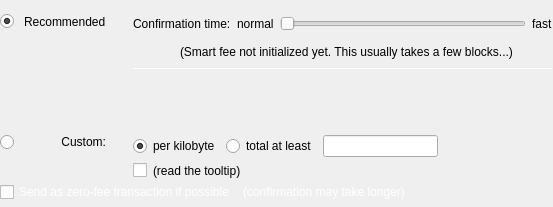
                <widget class="QFrame" name="frameFeeSelection">
                 <layout class="QVBoxLayout" name="verticalLayoutFee12">
                  <property name="spacing">
                   <number>0</number>
                  </property>
                  <property name="leftMargin">
                   <number>0</number>
                  </property>
                  <property name="topMargin">
                   <number>0</number>
                  </property>
                  <property name="rightMargin">
                   <number>0</number>
                  </property>
                  <property name="bottomMargin">
                   <number>0</number>
                  </property>
                  <item>
                   <layout class="QGridLayout" name="gridLayoutFee">
                    <property name="topMargin">
                     <number>10</number>
                    </property>
                    <property name="bottomMargin">
                     <number>4</number>
                    </property>
                    <property name="horizontalSpacing">
                     <number>10</number>
                    </property>
                    <property name="verticalSpacing">
                     <number>4</number>
                    </property>
                    <item row="1" column="2">
                     <widget class="QLabel" name="labelSmartFee">
                      <property name="text">
                       <string/>
                      </property>
                      <property name="margin">
                       <number>2</number>
                      </property>
                     </widget>
                    </item>
                    <item row="2" column="0">
                     <layout class="QVBoxLayout" name="verticalLayoutFee4" stretch="0">
                      <item>
                       <spacer name="verticalSpacer_2">
                        <property name="orientation">
                         <enum>Qt::Vertical</enum>
                        </property>
                        <property name="sizeHint" stdset="0">
                         <size>
                          <width>1</width>
                          <height>1</height>
                         </size>
                        </property>
                       </spacer>
                      </item>
                     </layout>
                    </item>
                    <item row="3" column="0">
                     <layout class="QVBoxLayout" name="verticalLayoutFee9" stretch="0,1">
                      <item>
                       <widget class="QRadioButton" name="radioCustomFee">
                        <property name="text">
                         <string/>
                        </property>
                        <attribute name="buttonGroup">
                         <string notr="true">groupFee</string>
                        </attribute>
                       </widget>
                      </item>
                      <item>
                       <spacer name="verticalSpacer_6">
                        <property name="orientation">
                         <enum>Qt::Vertical</enum>
                        </property>
                        <property name="sizeHint" stdset="0">
                         <size>
                          <width>1</width>
                          <height>1</height>
                         </size>
                        </property>
                       </spacer>
                      </item>
                     </layout>
                    </item>
                    <item row="3" column="1">
                     <widget class="QLabel" name="labelCustomFee">
                      <property name="text">
                       <string>Custom:</string>
                      </property>
                      <property name="alignment">
                       <set>Qt::AlignRight|Qt::AlignTop|Qt::AlignTrailing</set>
                      </property>
                     </widget>
                    </item>
                    <item row="3" column="4">
                     <layout class="QVBoxLayout" name="verticalLayoutFee8">
                      <property name="spacing">
                       <number>6</number>
                      </property>
                      <item>
                       <layout class="QHBoxLayout" name="horizontalLayoutFee13">
                        <item>
                         <widget class="QRadioButton" name="radioCustomPerKilobyte">
                          <property name="toolTip">
                           <string>If the custom fee is set to 1000 uCLRCs and the transaction is only 250 bytes, then &quot;per kilobyte&quot; only pays 250 uCLRCs in fee,&lt;br /&gt;while &quot;at least&quot; pays 1000 uCLRCs. For transactions bigger than a kilobyte both pay by kilobyte.</string>
                          </property>
                          <property name="text">
                           <string>per kilobyte</string>
                          </property>
                          <property name="checked">
                           <bool>true</bool>
                          </property>
                          <attribute name="buttonGroup">
                           <string notr="true">groupCustomFee</string>
                          </attribute>
                         </widget>
                        </item>
                        <item>
                         <widget class="QRadioButton" name="radioCustomAtLeast">
                          <property name="toolTip">
                           <string>If the custom fee is set to 1000 uCLRCs and the transaction is only 250 bytes, then &quot;per kilobyte&quot; only pays 250 uCLRCs in fee,&lt;br /&gt;while &quot;total at least&quot; pays 1000 uCLRCs. For transactions bigger than a kilobyte both pay by kilobyte.</string>
                          </property>
                          <property name="text">
                           <string>total at least</string>
                          </property>
                          <attribute name="buttonGroup">
                           <string notr="true">groupCustomFee</string>
                          </attribute>
                         </widget>
                        </item>
                        <item>
                         <widget class="BitcoinAmountField" name="customFee"/>
                        </item>
                        <item>
                         <spacer name="horizontalSpacer_6">
                          <property name="orientation">
                           <enum>Qt::Horizontal</enum>
                          </property>
                          <property name="sizeHint" stdset="0">
                           <size>
                            <width>1</width>
                            <height>1</height>
                           </size>
                          </property>
                         </spacer>
                        </item>
                       </layout>
                      </item>
                      <item>
                       <layout class="QHBoxLayout" name="horizontalLayoutFee8">
                        <item>
                         <widget class="QCheckBox" name="checkBoxMinimumFee">
                          <property name="toolTip">
                           <string>Paying only the minimum fee is just fine as long as there is less transaction volume than space in the blocks.&lt;br /&gt;But be aware that this can end up in a never confirming transaction once there is more demand for Caluracoin transactions than the network can process.</string>
                          </property>
                          <property name="text">
                           <string/>
                          </property>
                         </widget>
                        </item>
                        <item>
                         <widget class="QLabel" name="labelMinFeeWarning">
                          <property name="enabled">
                           <bool>true</bool>
                          </property>
                          <property name="toolTip">
                           <string>Paying only the minimum fee is just fine as long as there is less transaction volume than space in the blocks.&lt;br /&gt;But be aware that this can end up in a never confirming transaction once there is more demand for Caluracoin transactions than the network can process.</string>
                          </property>
                          <property name="text">
                           <string>(read the tooltip)</string>
                          </property>
                          <property name="margin">
                           <number>5</number>
                          </property>
                         </widget>
                        </item>
                        <item>
                         <spacer name="horizontalSpacer_2">
                          <property name="orientation">
                           <enum>Qt::Horizontal</enum>
                          </property>
                          <property name="sizeHint" stdset="0">
                           <size>
                            <width>1</width>
                            <height>1</height>
                           </size>
                          </property>
                         </spacer>
                        </item>
                       </layout>
                      </item>
                     </layout>
                    </item>
                    <item row="1" column="1">
                     <widget class="QLabel" name="labelSmartFee_2">
                      <property name="text">
                       <string>Recommended</string>
                      </property>
                     </widget>
                    </item>
                    <item row="0" column="4" rowspan="3">
                     <layout class="QVBoxLayout" name="verticalLayoutFee3" stretch="0,0,0,0,1,0">
                      <property name="spacing">
                       <number>6</number>
                      </property>
                      <property name="topMargin">
                       <number>2</number>
                      </property>
                      <property name="bottomMargin">
                       <number>20</number>
                      </property>
                      <item>
                       <layout class="QHBoxLayout" name="horizontalLayoutFee9">
                        <item>
                         <widget class="QLabel" name="labelSmartFee3">
                          <property name="text">
                           <string>Confirmation time:</string>
                          </property>
                          <property name="margin">
                           <number>2</number>
                          </property>
                         </widget>
                        </item>
                        <item>
                         <widget class="QLabel" name="labelSmartFeeNormal">
                          <property name="text">
                           <string>normal</string>
                          </property>
                          <property name="margin">
                           <number>2</number>
                          </property>
                         </widget>
                        </item>
                        <item>
                         <widget class="QSlider" name="sliderSmartFee">
                          <property name="minimumSize">
                           <size>
                            <width>0</width>
                            <height>24</height>
                           </size>
                          </property>
                          <property name="styleSheet">
                           <string notr="true"/>
                          </property>
                          <property name="minimum">
                           <number>0</number>
                          </property>
                          <property name="maximum">
                           <number>24</number>
                          </property>
                          <property name="pageStep">
                           <number>1</number>
                          </property>
                          <property name="value">
                           <number>0</number>
                          </property>
                          <property name="orientation">
                           <enum>Qt::Horizontal</enum>
                          </property>
                          <property name="invertedAppearance">
                           <bool>false</bool>
                          </property>
                          <property name="invertedControls">
                           <bool>false</bool>
                          </property>
                          <property name="tickPosition">
                           <enum>QSlider::NoTicks</enum>
                          </property>
                         </widget>
                        </item>
                        <item>
                         <widget class="QLabel" name="labelSmartFeeFast">
                          <property name="text">
                           <string>fast</string>
                          </property>
                         </widget>
                        </item>
                       </layout>
                      </item>
                      <item>
                       <layout class="QHBoxLayout" name="horizontalLayout_recommended_texts">
                        <property name="spacing">
                         <number>0</number>
                        </property>
                        <item>
                         <spacer name="horizontalSpacer_8">
                          <property name="orientation">
                           <enum>Qt::Horizontal</enum>
                          </property>
                          <property name="sizeHint" stdset="0">
                           <size>
                            <width>40</width>
                            <height>20</height>
                           </size>
                          </property>
                         </spacer>
                        </item>
                        <item>
                         <widget class="QLabel" name="labelFeeEstimation">
                          <property name="text">
                           <string/>
                          </property>
                          <property name="margin">
                           <number>2</number>
                          </property>
                         </widget>
                        </item>
                        <item>
                         <widget class="QLabel" name="labelSmartFee2">
                          <property name="text">
                           <string>(Smart fee not initialized yet. This usually takes a few blocks...)</string>
                          </property>
                          <property name="alignment">
                           <set>Qt::AlignLeading|Qt::AlignLeft|Qt::AlignVCenter</set>
                          </property>
                          <property name="wordWrap">
                           <bool>false</bool>
                          </property>
                          <property name="margin">
                           <number>2</number>
                          </property>
                          <property name="indent">
                           <number>-1</number>
                          </property>
                         </widget>
                        </item>
                        <item>
                         <spacer name="horizontalSpacer_3">
                          <property name="orientation">
                           <enum>Qt::Horizontal</enum>
                          </property>
                          <property name="sizeHint" stdset="0">
                           <size>
                            <width>40</width>
                            <height>20</height>
                           </size>
                          </property>
                         </spacer>
                        </item>
                       </layout>
                      </item>
                      <item>
                       <widget class="Line" name="line_2">
                        <property name="minimumSize">
                         <size>
                          <width>0</width>
                          <height>1</height>
                         </size>
                        </property>
                        <property name="maximumSize">
                         <size>
                          <width>16777215</width>
                          <height>1</height>
                         </size>
                        </property>
                        <property name="orientation">
                         <enum>Qt::Horizontal</enum>
                        </property>
                       </widget>
                      </item>
                      <item>
                       <layout class="QHBoxLayout" name="horizontalLayoutFee12">
                        <item>
                         <spacer name="horizontalSpacer_5">
                          <property name="orientation">
                           <enum>Qt::Horizontal</enum>
                          </property>
                          <property name="sizeHint" stdset="0">
                           <size>
                            <width>1</width>
                            <height>1</height>
                           </size>
                          </property>
                         </spacer>
                        </item>
                       </layout>
                      </item>
                      <item>
                       <spacer name="verticalSpacer_4">
                        <property name="orientation">
                         <enum>Qt::Vertical</enum>
                        </property>
                        <property name="sizeHint" stdset="0">
                         <size>
                          <width>1</width>
                          <height>1</height>
                         </size>
                        </property>
                       </spacer>
                      </item>
                      <item>
                       <spacer name="verticalSpacer_3">
                        <property name="orientation">
                         <enum>Qt::Vertical</enum>
                        </property>
                        <property name="sizeHint" stdset="0">
                         <size>
                          <width>20</width>
                          <height>40</height>
                         </size>
                        </property>
                       </spacer>
                      </item>
                     </layout>
                    </item>
                    <item row="1" column="0">
                     <widget class="QRadioButton" name="radioSmartFee">
                      <property name="text">
                       <string/>
                      </property>
                      <property name="checked">
                       <bool>true</bool>
                      </property>
                      <attribute name="buttonGroup">
                       <string notr="true">groupFee</string>
                      </attribute>
                     </widget>
                    </item>
                   </layout>
                  </item>
                  <item>
                   <layout class="QHBoxLayout" name="horizontalLayoutFee5" stretch="0,0,0">
                    <property name="spacing">
                     <number>8</number>
                    </property>
                    <property name="bottomMargin">
                     <number>4</number>
                    </property>
                    <item>
                     <widget class="QCheckBox" name="checkBoxFreeTx">
                      <property name="styleSheet">
                       <string notr="true">color:white;</string>
                      </property>
                      <property name="text">
                       <string>Send as zero-fee transaction if possible</string>
                      </property>
                     </widget>
                    </item>
                    <item>
                     <widget class="QLabel" name="labelFreeTx">
                      <property name="styleSheet">
                       <string notr="true">color:white;</string>
                      </property>
                      <property name="text">
                       <string>(confirmation may take longer)</string>
                      </property>
                      <property name="margin">
                       <number>5</number>
                      </property>
                     </widget>
                    </item>
                    <item>
                     <spacer name="horizontalSpacerFee5">
                      <property name="orientation">
                       <enum>Qt::Horizontal</enum>
                      </property>
                      <property name="sizeHint" stdset="0">
                       <size>
                        <width>1</width>
                        <height>1</height>
                       </size>
                      </property>
                     </spacer>
                    </item>
                   </layout>
                  </item>
                  <item>
                   <spacer name="verticalSpacerFee2">
                    <property name="orientation">
                     <enum>Qt::Vertical</enum>
                    </property>
                    <property name="sizeHint" stdset="0">
                     <size>
                      <width>1</width>
                      <height>1</height>
                     </size>
                    </property>
                   </spacer>
                  </item>
                 </layout>
                </widget>
